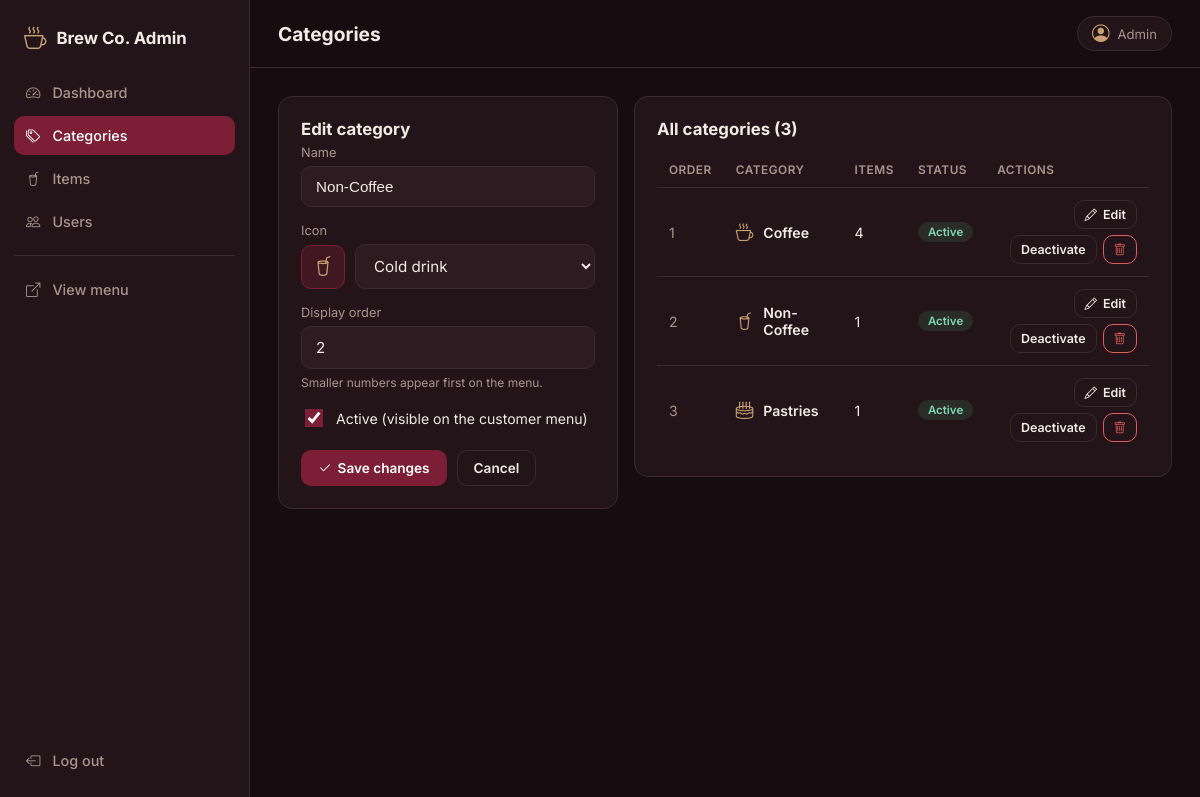
The app's page /admin/categories.php?edit=2 (signed in) with its own data.
### tables this page shows
CREATE TABLE IF NOT EXISTS `categories` (
  `id` int UNSIGNED NOT NULL AUTO_INCREMENT,
  `name` varchar(100) NOT NULL,
  `icon` varchar(50) NOT NULL DEFAULT 'bi-cup-hot',
  `sort_order` int NOT NULL DEFAULT '0',
  `is_active` tinyint(1) NOT NULL DEFAULT '1',
  `created_at` timestamp NULL DEFAULT CURRENT_TIMESTAMP,
  PRIMARY KEY (`id`)
);

### includes/functions.php (called while the page is built, shortened)
<?php
function e(?string $value): string
{
    return htmlspecialchars($value ?? '', ENT_QUOTES, 'UTF-8');
}

### admin/categories.php (the view, shortened to what this page needs)
<?php
require __DIR__ . '/../includes/admin_init.php';
$icons = [
    'bi-cup-hot'   => 'Hot drink',
    'bi-cup-straw' => 'Cold drink',
    'bi-cup'       => 'Cup',
    'bi-cake2'     => 'Cake / pastry',
    'bi-egg-fried' => 'Breakfast',
    'bi-basket'    => 'Basket',
    'bi-snow'      => 'Iced',
    'bi-fire'      => 'Hot / special',
    'bi-star'      => 'Favorites',
    'bi-gift'      => 'Gift',
];
$form   = ['id' => 0, 'name' => '', 'icon' => 'bi-cup-hot', 'sort_order' => '', 'is_active' => 1];
if ($_SERVER['REQUEST_METHOD'] !== 'POST' && isset($_GET['edit'])) {
    $stmt = $pdo->prepare('SELECT id, name, icon, sort_order, is_active FROM categories WHERE id = ?');
    $stmt->execute([(int) $_GET['edit']]);
    $row = $stmt->fetch();
    if ($row) {
        $form = $row;
    }
}
$isEdit = $form['id'] > 0;
$categories = $pdo->query(
    'SELECT c.id, c.name, c.icon, c.sort_order, c.is_active, COUNT(i.id) AS item_count
     FROM categories c
     LEFT JOIN items i ON i.category_id = c.id
     GROUP BY c.id, c.name, c.icon, c.sort_order, c.is_active
     ORDER BY c.sort_order, c.id'
)->fetchAll();
require __DIR__ . '/partials/header.php';
?>
<section class="split">
  <div class="card sticky">
    <h2 class="card-title"><?= $isEdit ? 'Edit category' : 'Add category' ?></h2>
    <form method="post" autocomplete="off">
      <div class="field">
        <label for="name">Name</label>
        <input type="text" id="name" name="name" maxlength="100"
               value="<?= e($form['name']) ?>" placeholder="e.g. Coffee" required>
      </div>
      <div class="field">
        <label for="icon">Icon</label>
        <div class="icon-select">
          <span class="icon-preview"><i id="iconPreview" class="bi <?= e($form['icon']) ?>"></i></span>
          <select id="icon" name="icon">
            <?php foreach ($icons as $class => $label): ?>
              <option value="<?= e($class) ?>" <?= $form['icon'] === $class ? 'selected' : '' ?>>
                <?= e($label) ?>
              </option>
            <?php endforeach; ?>
          </select>
        </div>
      </div>
      <div class="field">
        <label for="sort_order">Display order</label>
        <input type="number" id="sort_order" name="sort_order" min="0" max="99999"
               value="<?= e((string) $form['sort_order']) ?>" placeholder="Leave empty to put it last">
        <small class="hint">Smaller numbers appear first on the menu.</small>
      </div>
      <div class="field">
        <label class="check">
          <input type="checkbox" name="is_active" value="1" <?= $form['is_active'] ? 'checked' : '' ?>>
          <span>Active (visible on the customer menu)</span>
        </label>
      </div>
      <div class="form-actions">
        <button type="submit" class="btn btn-brand">
          <i class="bi bi-check2" aria-hidden="true"></i> <?= $isEdit ? 'Save changes' : 'Add category' ?>
        </button>
        <?php if ($isEdit): ?>
          <a href="categories.php" class="btn btn-ghost">Cancel</a>
        <?php endif; ?>
      </div>
    </form>
  </div>
  <div class="card">
    <div class="card-head">
      <h2 class="card-title">All categories (<?= count($categories) ?>)</h2>
    </div>
    <?php if (!$categories): ?>
      <p class="muted">No categories yet. Add your first one using the form.</p>
    <?php else: ?>
      <div class="table-wrap">
        <table class="table">
          <thead>
            <tr>
              <th>Order</th>
              <th>Category</th>
              <th>Items</th>
              <th>Status</th>
              <th class="col-actions">Actions</th>
            </tr>
          </thead>
          <tbody>
            <?php foreach ($categories as $c): ?>
              <tr>
                <td class="muted-cell"><?= (int) $c['sort_order'] ?></td>
                <td>
                  <span class="cat-name">
                    <i class="bi <?= e($c['icon']) ?>" aria-hidden="true"></i>
                    <?= e($c['name']) ?>
                  </span>
                </td>
                <td><?= (int) $c['item_count'] ?></td>
                <td>
                  <?php if ($c['is_active']): ?>
                    <span class="badge badge-on">Active</span>
                  <?php else: ?>
                    <span class="badge badge-off">Inactive</span>
                  <?php endif; ?>
                </td>
                <td>
                  <div class="row-actions">
                    <a href="categories.php?edit=<?= (int) $c['id'] ?>" class="btn btn-ghost btn-sm">
                      <i class="bi bi-pencil" aria-hidden="true"></i> Edit
                    </a>
                    <form method="post" class="inline-form">
                      <button type="submit" class="btn btn-ghost btn-sm">
                        <?= $c['is_active'] ? 'Deactivate' : 'Activate' ?>
                      </button>
                    </form>
                    <form method="post" class="inline-form"
                          onsubmit="return confirm('Delete this category? This cannot be undone.');">
                      <button type="submit" class="btn btn-danger btn-sm" aria-label="Delete category">
                        <i class="bi bi-trash" aria-hidden="true"></i>
                      </button>
                    </form>
                  </div>
                </td>
              </tr>
            <?php endforeach; ?>
          </tbody>
        </table>
      </div>
    <?php endif; ?>
  </div>
</section>
<?php require __DIR__ . '/partials/footer.php'; ?>

### admin/css/admin.css (style rules this page uses)
:root { --bg: #170d10; --surface: #221418; --surface-2: #2c1b20; --border: #3d2a30; --burgundy: #7b1e36; --burgundy-hover: #962a47; --coffee: #c8a074; --text: #f4ebe5; --muted: #a9958d; --danger: #e05d5d; --success: #4fb286; --radius: 14px; }
* { box-sizing: border-box; }
body { margin: 0; background: var(--bg); color: var(--text); font-family: "Inter", -apple-system, "Segoe UI", Roboto, Arial, sans-serif; }
.field { margin-bottom: 16px; }
.field label { display: block; margin-bottom: 6px; font-size: 0.8rem; color: var(--muted); }
.field input { width: 100%; padding: 11px 14px; background: var(--surface-2); border: 1px solid var(--border); border-radius: 10px; color: var(--text); font-size: 0.95rem; }
.btn { display: inline-flex; align-items: center; justify-content: center; gap: 6px; padding: 9px 16px; border: 1px solid transparent; border-radius: 10px; font-family: inherit; font-size: 0.85rem; font-weight: 600; text-decoration: none; cursor: pointer; transition: background 0.2s, border-color 0.2s, color 0.2s; }
.btn-brand { background: var(--burgundy); color: #fff; }
.btn-ghost { background: transparent; border-color: var(--border); color: var(--text); }
.btn-danger { background: transparent; border-color: var(--danger); color: var(--danger); }
.btn-sm { padding: 6px 10px; font-size: 0.78rem; }
.card { padding: 22px; background: var(--surface); border: 1px solid var(--border); border-radius: var(--radius); }
.card-title { margin: 0 0 6px; font-size: 1.05rem; }
.card-head { display: flex; align-items: center; justify-content: space-between; gap: 10px; margin-bottom: 14px; }
.card-head .card-title { margin: 0; }
.table-wrap { overflow-x: auto; }
.table { width: 100%; border-collapse: collapse; font-size: 0.88rem; }
.table th { padding: 10px 12px; text-align: left; font-size: 0.74rem; font-weight: 600; letter-spacing: 0.5px; text-transform: uppercase; color: var(--muted); border-bottom: 1px solid var(--border); white-space: nowrap; }
.table td { padding: 12px; border-bottom: 1px solid var(--border); vertical-align: middle; }
.table tbody tr:last-child td { border-bottom: none; }
.muted-cell { color: var(--muted); }
.badge { display: inline-block; padding: 3px 10px; border-radius: 999px; font-size: 0.72rem; font-weight: 600; }
.badge-on { background: rgba(79, 178, 134, 0.15); color: #7fd6b0; }
.split { display: grid; grid-template-columns: 340px 1fr; gap: 16px; align-items: start; }
.card.sticky { position: sticky; top: 88px; }
.field select, .field input[type="number"] { width: 100%; padding: 11px 14px; background: var(--surface-2); border: 1px solid var(--border); border-radius: 10px; color: var(--text); font-family: inherit; font-size: 0.95rem; }
.field select option { background: var(--surface-2); color: var(--text); }
.field input::placeholder { color: #6f5f5a; }
.hint { display: block; margin-top: 6px; font-size: 0.75rem; color: var(--muted); }
.field .check { display: flex; align-items: center; gap: 10px; margin: 0; font-size: 0.88rem; color: var(--text); cursor: pointer; }
.field .check input { width: 18px; height: 18px; padding: 0; accent-color: var(--burgundy); }
.icon-select { display: flex; align-items: center; gap: 10px; }
.icon-preview { width: 44px; height: 44px; flex-shrink: 0; display: flex; align-items: center; justify-content: center; background: rgba(123, 30, 54, 0.35); border: 1px solid var(--burgundy); border-radius: 10px; color: var(--coffee); font-size: 1.25rem; }
.form-actions { display: flex; gap: 10px; margin-top: 20px; }
.cat-name { display: inline-flex; align-items: center; gap: 10px; font-weight: 600; }
.cat-name i { color: var(--coffee); font-size: 1.1rem; }
.col-actions { text-align: right; }
.row-actions { display: flex; justify-content: flex-end; flex-wrap: wrap; gap: 6px; }
.inline-form { display: inline; margin: 0; }

### records on screen
categories: name "Non-Coffee", icon "Cold drink", sort_order "2", is_active "☑", item_count "1", shows "Active", shows "Deactivate"
categories: sort_order "1", name "Coffee", item_count "4", is_active "Active"
categories: sort_order "3", name "Pastries", item_count "1", is_active "Active"

### other values on screen
$pageTitle "Categories"
$_SESSION['user_name'] "Admin"
count($categories) "3"
